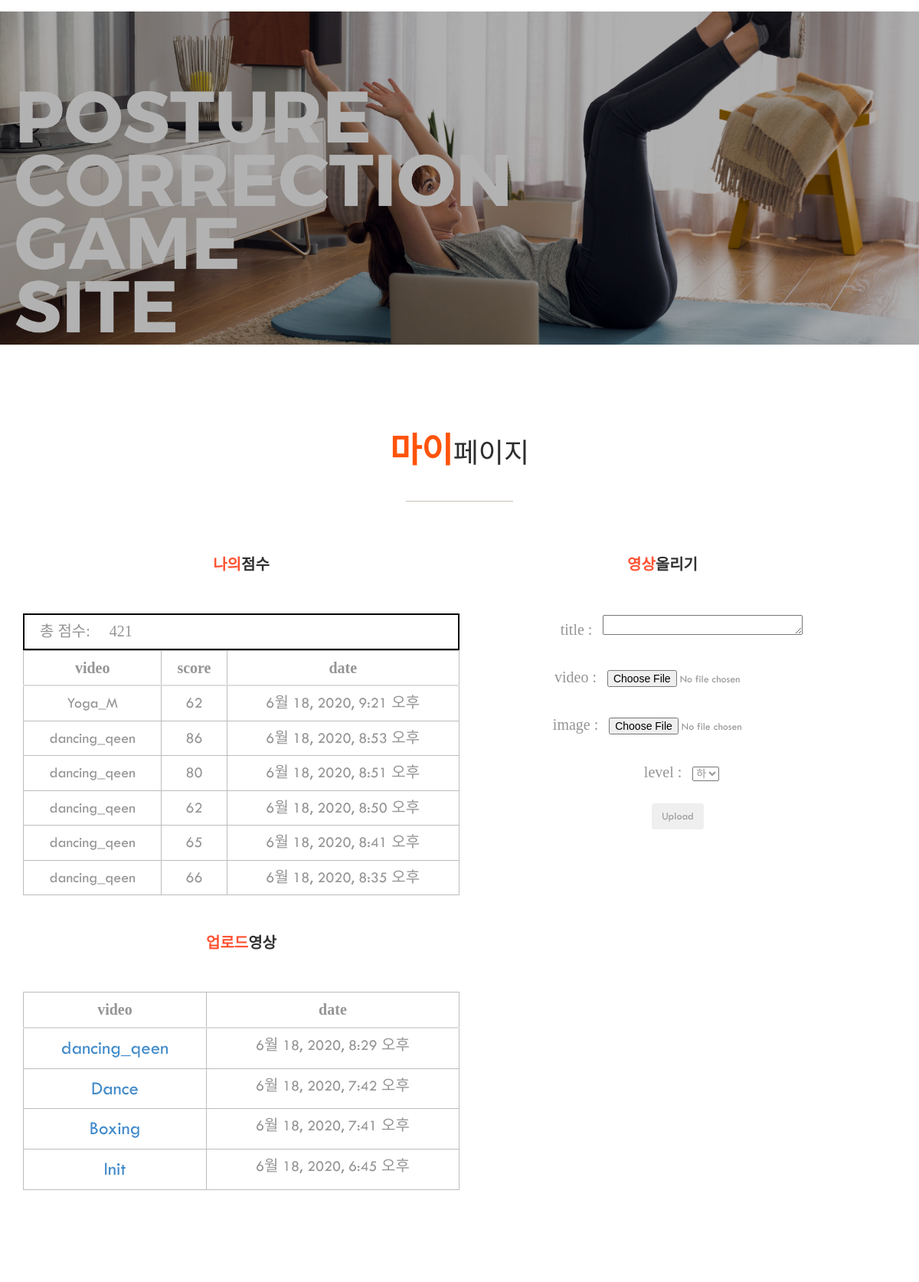
/mypageView (signed in), run on the app's committed database.
### Videos/models.py (models this page shows, shortened)
class VideosDB(models.Model):
    HIGH = "상"
    MIDDLE = "중"
    LOW = "하"
    LEVEL_CHOICES = (
        (HIGH, "상"),
        (MIDDLE, "중"),
        (LOW, "하"),
    )
    title = models.TextField(blank=False) # 제목
    videofile= models.FileField(upload_to='videos/', null=True, verbose_name="") #video file
    video_img = models.ImageField(upload_to='videos/', null=True, verbose_name="") # 영상이미지
    views = models.PositiveIntegerField(default=0) # 조회수 - PositiveIntegerField를 이용
    level = models.CharField(choices=LEVEL_CHOICES, max_length=5, default=LOW) # 난이도
    start_date = models.DateTimeField(auto_now_add=True) # 개시일
    editor = models.ForeignKey("Users.UsersDB", on_delete=models.CASCADE)
    skeleton = models.TextField(blank=False)

### Edus/views.py (the view, shortened to what this page needs)
# urls.py: path('mypageView', views.post_list, name = 'mypageView'),
def post_list(request):
    lastvideo = VideosDB.objects.last()  # 데이터베이스 테이블에서 마지막 비디오(객체)인 변수 lastvideo를 생성
    videofile = lastvideo.videofile.url  # 비디오 파일 경로를 포함하는 변수 videofile을 생성
    form = VideoForm(request.POST or None, request.FILES or None)
    """ 업로드 된 영상 및 나의 점수 """
    Edus_list = EdusDB.objects.values('video_id__title', 'score', 'edu_days').filter(user_id=request.user.id).order_by('-edu_days')
    Video_list = VideosDB.objects.all().filter(editor=request.user.id).order_by('-start_date')
    s_sum = Edus_list.aggregate(Sum('score'))['score__sum']
    context = {'videofile': videofile,
               'form': form,
               'score_sum': s_sum,
               'Video_list': Video_list,
               'Edus_list': Edus_list}
    return render(request, 'mypageView.html', context)

### Videos/forms.py
class VideoForm(forms.ModelForm):
    class Meta:
        model= VideosDB
        widgets = {
            'title': forms.Textarea(attrs={'rows':1}),
        }
        fields= ["title", "videofile", "video_img", "level"]

### templates/mypageView.html (shortened to what this page needs)
{% extends 'base.html' %}
{% block content %}
{% load static %}
<head>
    <link href='//spoqa.github.io/spoqa-han-sans/css/SpoqaHanSans-kr.css' rel='stylesheet' type='text/css'>
    <link rel ='stylesheet' type='text/css' href='{% static "mypageView.css" %}'>
</head>
<section id="blog">
    <div class="container">
        <div class="row">
            <div class="col-md-12">
                <div class="block">
                    <h1 class="heading"><span>마이</span>페이지</h1>
                    <ul>
                        <li class="wow fadeInLeft" data-wow-duration="300ms" data-wow-delay="300ms">
                            <div class="blog-img">
                                <div class="title">
                                    <h3><span>나의</span>점수</h3>
                                </div>
                                <div id = 'score'>
                                    <h5 style="display: inline;">총 점수: </h5>
                                    <h5 style="display: inline;">{{ score_sum|floatformat }}</h5>
                                </div>
                                <table class="table">
                                    <thead>
                                        <tr>
                                            <th>video</th>
                                            <th>score</th>
                                            <th>date</th>
                                        </tr>
                                    </thead>
                                    <tbody>
                                        {% for edus_list in Edus_list %}
                                        <tr>
                                            <td>{{edus_list.video_id__title}}</td>
                                            <td>{{ edus_list.score }}</td>
                                            <td>{{ edus_list.edu_days }}</td>
                                        </tr>
                                        {% endfor %}
                                    </tbody>
                                </table>
                                <div class="title">
                                    <h3><span>업로드</span>영상</h3>
                                </div>
                                <table class="table">
                                    <thead>
                                        <tr>
                                            <th>video</th>
                                            <th>date</th>
                                        </tr>
                                    </thead>
                                    <tbody>
                                        {% for video in Video_list %}
                                        <tr>
                                            <td><a href="{% url 'ResultVideosList' %}">
                                                {{video.title}}
                                            </a>
                                            </td>
                                            <td>{{ video.start_date }}</td>
                                        </tr>
                                        {% endfor %}
                                    </tbody>
                                </table>
                            </div>
                            <div class="content-rightmy">
                                <div class="title">
                                    <h3><span>영상</span>올리기</h3>
                                </div>
                                <form enctype="multipart/form-data"  method="POST" action="">
                                    <h5>title : </h5>
                                    {{form.title}}
                                </br><br>
                                    <h5>video : </h5>
                                    {{form.videofile}}
                                </br><br>
                                    <h5>image : </h5>
                                    {{form.video_img}}
                                </br><br>
                                    <h5>level : </h5>
                                    {{form.level}}
                                </br><br>
                                    <input class="btn btn-secondary" type="submit" value="Upload" onclick = 'alert("업로드")'/>
                                </form>
                            </div>
                        </li>
                    </ul>
                </div>
            </div>
        </div>
    </div>
</section>
{% endblock %}

### static/css/main.css (style rules this page uses)
body { font-family: myfont; font-size: 14px; font-weight: 400; }
h1, h2, h3, h4, h5, h6 { margin: 0px; font-family: myfont; }
h1 { font-size: 36px; }
h3 { font-size: 20px; font-weight: 600; }
ul { padding: 0; margin: 0; list-style: none; }
table, td, th { border: 1px solid #bcbcbc; text-align: center; }
table { font-size: 20px; width: 300px; height: 200px; }
a, a:active, a:focus, a:active { text-decoration: none !important; font-size: 25px; }
.heading { text-align: center; font-weight: 500; color: #2E2E2E; padding: 40px 0px; position: relative; }
.heading span { font-size: 45px; color: #ff530a; font-weight: 600; }
.heading:before { content: ""; position: absolute; left: 50%; bottom: 0; width: 140px; height: 1px; background: #C8C1B3; margin-left: -70px; }
.title { color: #2E2E2E; text-transform: uppercase; padding: 30px 0px; }
.title span { color: #FF5333; }
#blog { padding-top: 75px; padding-bottom: 100px; background-repeat: no-repeat; background-size: cover; background-attachment: fixed; position: relative; }
#blog:before { content: ""; position: absolute; left: 0; right: 0; bottom: 0; top: 0; width: 100%; height: 100%; opacity: 0.3; }
#blog .block ul { padding-top: 40px; }
#blog .block ul li { overflow: hidden; width: 100%; background: #fff; text-align: center; color: #959595; transform: 1s; }
#blog .block ul li h3 { color: #323232; padding: 0px 40px 20px; line-height: 26px; position: relative; }
#blog .block ul li h3:before { content: ""; position: absolute; left: 50%; bottom: 0; width: 90px; background: #CBC4B5; margin-left: -45px; }
#blog .block ul li .blog-img { float: left; width: 50%; height: 100%; background: white; overflow: hidden; }

### static/mypageView.css (style rules this page uses)
th { font-family: 'Spoqa Han Sans', 'Sans-serif'; font-weight: lighter; font-weight: bolder; }
h5 { font-family: 'Spoqa Han Sans', 'Sans-serif'; font-weight: lighter; display: inline-block; padding: 10px; font-size: 20px; }

### templates/mypageView.html (style rules this page uses)
#score { padding:10px; border: 2px solid black; text-align: left; }

### data on the page
VideosDB: title "dancing_qeen", start_date "6월 18, 2020, 8:29 오후"
VideosDB: title "Dance", start_date "6월 18, 2020, 7:42 오후"
VideosDB: title "Boxing", start_date "6월 18, 2020, 7:41 오후"
VideosDB: title "Init", start_date "6월 18, 2020, 6:45 오후"

### other printed values
{{ score_sum|floatformat }} "421"
{{ edus_list.video_id__title }} "Yoga_M" "dancing_qeen" "dancing_qeen" "dancing_qeen" "dancing_qeen" "dancing_qeen"
{{ edus_list.score }} "62" "86" "80" "62" "65" "66"
{{ edus_list.edu_days }} "6월 18, 2020, 9:21 오후" "6월 18, 2020, 8:53 오후" "6월 18, 2020, 8:51 오후" "6월 18, 2020, 8:50 오후" "6월 18, 2020, 8:41 오후" "6월 18, 2020, 8:35 오후"
